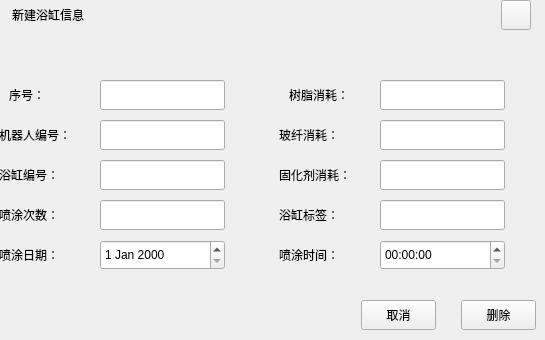
<?xml version="1.0" encoding="UTF-8"?>
<ui version="4.0">
 <class>WorkDataDele</class>
 <widget class="QWidget" name="WorkDataDele">
  <property name="geometry">
   <rect>
    <x>0</x>
    <y>0</y>
    <width>545</width>
    <height>340</height>
   </rect>
  </property>
  <property name="windowTitle">
   <string>Form</string>
  </property>
  <widget class="QLineEdit" name="SparyNum">
   <property name="geometry">
    <rect>
     <x>100</x>
     <y>200</y>
     <width>125</width>
     <height>30</height>
    </rect>
   </property>
  </widget>
  <widget class="QPushButton" name="CancleBtn">
   <property name="geometry">
    <rect>
     <x>361</x>
     <y>300</y>
     <width>75</width>
     <height>30</height>
    </rect>
   </property>
   <property name="text">
    <string>取消</string>
   </property>
  </widget>
  <widget class="QLineEdit" name="BathMark">
   <property name="geometry">
    <rect>
     <x>380</x>
     <y>200</y>
     <width>125</width>
     <height>30</height>
    </rect>
   </property>
  </widget>
  <widget class="QLabel" name="InerLab">
   <property name="geometry">
    <rect>
     <x>51</x>
     <y>80</y>
     <width>401</width>
     <height>231</height>
    </rect>
   </property>
   <property name="styleSheet">
    <string notr="true"/>
   </property>
   <property name="text">
    <string/>
   </property>
  </widget>
  <widget class="QLabel" name="UserLab_6">
   <property name="geometry">
    <rect>
     <x>279</x>
     <y>160</y>
     <width>101</width>
     <height>30</height>
    </rect>
   </property>
   <property name="text">
    <string>固化剂消耗：</string>
   </property>
  </widget>
  <widget class="QLabel" name="UserLab_5">
   <property name="geometry">
    <rect>
     <x>279</x>
     <y>200</y>
     <width>101</width>
     <height>30</height>
    </rect>
   </property>
   <property name="text">
    <string>浴缸标签：</string>
   </property>
  </widget>
  <widget class="QLabel" name="UserLab_8">
   <property name="geometry">
    <rect>
     <x>279</x>
     <y>120</y>
     <width>101</width>
     <height>30</height>
    </rect>
   </property>
   <property name="text">
    <string>玻纤消耗：</string>
   </property>
  </widget>
  <widget class="QLabel" name="UserLab_7">
   <property name="geometry">
    <rect>
     <x>289</x>
     <y>80</y>
     <width>91</width>
     <height>30</height>
    </rect>
   </property>
   <property name="text">
    <string>树脂消耗：</string>
   </property>
  </widget>
  <widget class="QLabel" name="UserLab_3">
   <property name="geometry">
    <rect>
     <x>9</x>
     <y>80</y>
     <width>91</width>
     <height>30</height>
    </rect>
   </property>
   <property name="text">
    <string>序号：</string>
   </property>
  </widget>
  <widget class="QPushButton" name="CloseBtn">
   <property name="geometry">
    <rect>
     <x>501</x>
     <y>0</y>
     <width>30</width>
     <height>30</height>
    </rect>
   </property>
   <property name="text">
    <string/>
   </property>
  </widget>
  <widget class="QLabel" name="UserLab_4">
   <property name="geometry">
    <rect>
     <x>-1</x>
     <y>200</y>
     <width>101</width>
     <height>30</height>
    </rect>
   </property>
   <property name="text">
    <string>喷涂次数：</string>
   </property>
  </widget>
  <widget class="QLineEdit" name="ID">
   <property name="geometry">
    <rect>
     <x>100</x>
     <y>80</y>
     <width>125</width>
     <height>30</height>
    </rect>
   </property>
  </widget>
  <widget class="QLabel" name="label">
   <property name="geometry">
    <rect>
     <x>12</x>
     <y>0</y>
     <width>151</width>
     <height>30</height>
    </rect>
   </property>
   <property name="text">
    <string>新建浴缸信息</string>
   </property>
  </widget>
  <widget class="QLineEdit" name="ResinCos">
   <property name="geometry">
    <rect>
     <x>380</x>
     <y>80</y>
     <width>125</width>
     <height>30</height>
    </rect>
   </property>
  </widget>
  <widget class="QLineEdit" name="BathTubID">
   <property name="geometry">
    <rect>
     <x>100</x>
     <y>160</y>
     <width>125</width>
     <height>30</height>
    </rect>
   </property>
  </widget>
  <widget class="QLabel" name="TitleLab">
   <property name="geometry">
    <rect>
     <x>2</x>
     <y>10</y>
     <width>461</width>
     <height>31</height>
    </rect>
   </property>
   <property name="text">
    <string/>
   </property>
  </widget>
  <widget class="QLineEdit" name="CurAgCos">
   <property name="geometry">
    <rect>
     <x>380</x>
     <y>160</y>
     <width>125</width>
     <height>30</height>
    </rect>
   </property>
  </widget>
  <widget class="QLabel" name="UserLab_1">
   <property name="geometry">
    <rect>
     <x>-1</x>
     <y>120</y>
     <width>101</width>
     <height>30</height>
    </rect>
   </property>
   <property name="text">
    <string>机器人编号：</string>
   </property>
  </widget>
  <widget class="QLabel" name="UserLab_10">
   <property name="geometry">
    <rect>
     <x>279</x>
     <y>240</y>
     <width>101</width>
     <height>30</height>
    </rect>
   </property>
   <property name="text">
    <string>喷涂时间：</string>
   </property>
  </widget>
  <widget class="QPushButton" name="DeleBtn">
   <property name="geometry">
    <rect>
     <x>461</x>
     <y>300</y>
     <width>75</width>
     <height>30</height>
    </rect>
   </property>
   <property name="text">
    <string>删除</string>
   </property>
  </widget>
  <widget class="QLineEdit" name="FiberGlassCos">
   <property name="geometry">
    <rect>
     <x>380</x>
     <y>120</y>
     <width>125</width>
     <height>30</height>
    </rect>
   </property>
  </widget>
  <widget class="QDateEdit" name="dateEdit">
   <property name="geometry">
    <rect>
     <x>100</x>
     <y>240</y>
     <width>125</width>
     <height>30</height>
    </rect>
   </property>
  </widget>
  <widget class="QLineEdit" name="RobotID">
   <property name="geometry">
    <rect>
     <x>100</x>
     <y>120</y>
     <width>125</width>
     <height>30</height>
    </rect>
   </property>
  </widget>
  <widget class="QLabel" name="UserLab_2">
   <property name="geometry">
    <rect>
     <x>-1</x>
     <y>160</y>
     <width>101</width>
     <height>30</height>
    </rect>
   </property>
   <property name="text">
    <string>浴缸编号：</string>
   </property>
  </widget>
  <widget class="QTimeEdit" name="timeEdit">
   <property name="geometry">
    <rect>
     <x>380</x>
     <y>240</y>
     <width>125</width>
     <height>30</height>
    </rect>
   </property>
  </widget>
  <widget class="QLabel" name="UserLab_9">
   <property name="geometry">
    <rect>
     <x>-1</x>
     <y>240</y>
     <width>101</width>
     <height>30</height>
    </rect>
   </property>
   <property name="text">
    <string>喷涂日期：</string>
   </property>
  </widget>
  <zorder>InerLab</zorder>
  <zorder>TitleLab</zorder>
  <zorder>SparyNum</zorder>
  <zorder>CancleBtn</zorder>
  <zorder>BathMark</zorder>
  <zorder>UserLab_6</zorder>
  <zorder>UserLab_5</zorder>
  <zorder>UserLab_8</zorder>
  <zorder>UserLab_7</zorder>
  <zorder>UserLab_3</zorder>
  <zorder>CloseBtn</zorder>
  <zorder>UserLab_4</zorder>
  <zorder>ID</zorder>
  <zorder>label</zorder>
  <zorder>ResinCos</zorder>
  <zorder>BathTubID</zorder>
  <zorder>CurAgCos</zorder>
  <zorder>UserLab_1</zorder>
  <zorder>UserLab_10</zorder>
  <zorder>DeleBtn</zorder>
  <zorder>FiberGlassCos</zorder>
  <zorder>dateEdit</zorder>
  <zorder>RobotID</zorder>
  <zorder>UserLab_2</zorder>
  <zorder>timeEdit</zorder>
  <zorder>UserLab_9</zorder>
 </widget>
 <resources/>
 <connections/>
</ui>
